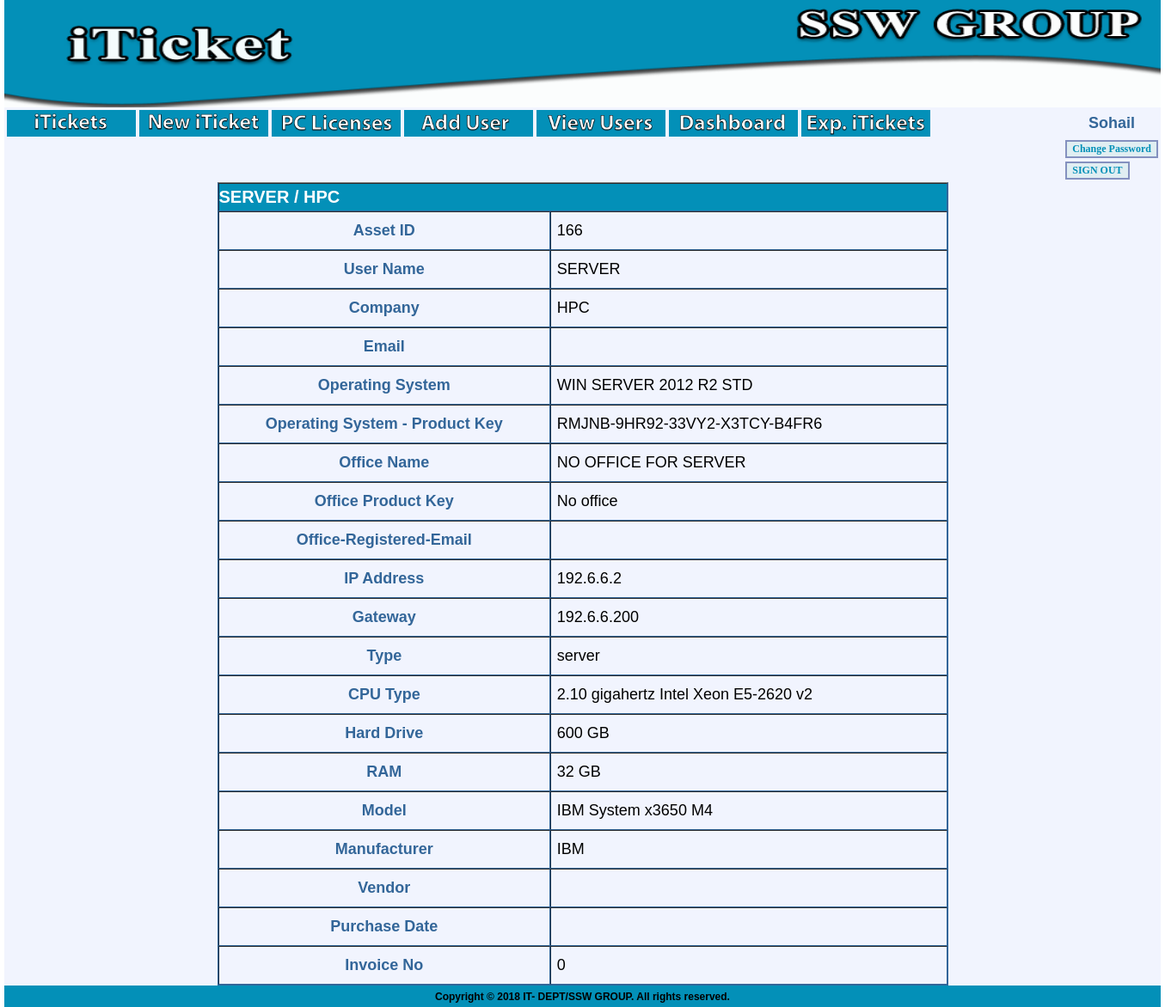
The app's page /viewpc.php?assetid=166 (signed in) with its own data.
### tables this page shows
CREATE TABLE IF NOT EXISTS `userinfo` (
  `Assetid` int(11) NOT NULL AUTO_INCREMENT,
  `CompanyName` varchar(100) DEFAULT NULL,
  `Dept` varchar(18) DEFAULT NULL,
  `Email` varchar(45) DEFAULT NULL,
  `Username` varchar(50) DEFAULT NULL,
  PRIMARY KEY (`Assetid`)
);

CREATE TABLE IF NOT EXISTS `pclicenses` (
  `Assetid` int(3) NOT NULL,
  `ComputerName` varchar(23) DEFAULT NULL,
  `Type` varchar(20) NOT NULL,
  `CPU_Type` varchar(44) DEFAULT NULL,
  `HardDrive` varchar(18) DEFAULT NULL,
  `Manufacturer` varchar(43) DEFAULT NULL,
  `Model` varchar(65) DEFAULT NULL,
  `DefaultPrinter` varchar(123) DEFAULT NULL,
  `gateway` varchar(15) DEFAULT NULL,
  `ipaddress` varchar(15) DEFAULT NULL,
  `RAM` varchar(14) DEFAULT NULL,
  `osname` varchar(65) DEFAULT NULL,
  `previousos` varchar(30) DEFAULT NULL,
  `oskey` varchar(37) DEFAULT NULL,
  `officename` varchar(44) DEFAULT NULL,
  `officekey` varchar(35) DEFAULT NULL,
  `soft1` varchar(35) DEFAULT NULL,
  `soft1key` varchar(40) DEFAULT NULL,
  `soft2` varchar(47) DEFAULT NULL,
  `soft2key` varchar(48) DEFAULT NULL,
  `soft3` varchar(32) DEFAULT NULL,
  `soft3key` varchar(29) DEFAULT NULL,
  `purchase_date` date DEFAULT NULL,
  `invoice_no` int(100) DEFAULT NULL,
  `vendor` varchar(200) NOT NULL,
  `offemail` varchar(100) NOT NULL,
  PRIMARY KEY (`Assetid`)
);

### viewpc.php (called while the page is built, shortened)
<?php
	include_once("common.php");
	$smarty = new Smarty;
	$db_main		=	new Database;
	$assetid = $_GET['assetid'];
	if($db_main->query("select u.Assetid,u.UserName,u.CompanyName,u.Dept,u.Email,p.ipaddress,p.gateway,p.ram,p.harddrive,p.model,p.manufacturer,p.type,p.cpu_type,p.osname,p.previousos,p.oskey,p.officename,p.officekey,p.soft1,p.purchase_date,p.invoice_no,p.offemail,p.vendor from userinfo u, pclicenses p where u.Assetid='$assetid' and p.Assetid='$assetid' ") && $db_main->rowCount() > 0)
			{
						$result = $db_main->fetchRow();
			}
	$smarty->assign("user_id", $user_id);
	$smarty->assign("assetid", $result['Assetid']);
	$smarty->assign("username", $result['UserName']);
	$smarty->assign("companyname", $result['CompanyName']);
	$smarty->assign("Dept", $result['Dept']);
	$smarty->assign("Email", $result['Email']);
	$smarty->assign("ipaddress", $result['ipaddress']);
	$smarty->assign("gateway", $result['gateway']);
	$smarty->assign("ram", $result['ram']);
	$smarty->assign("harddrive", $result['harddrive']);
	$smarty->assign("model", $result['model']);
	$smarty->assign("manufacturer", $result['manufacturer']);
	$smarty->assign("type", $result['type']);
	$smarty->assign("cpu_type", $result['cpu_type']);
	$smarty->assign("osname", $result['osname']);
	$smarty->assign("previousos", $result['previousos']);
	$smarty->assign("oskey", $result['oskey']);
	$smarty->assign("officename", $result['officename']);
	$smarty->assign("officekey", $result['officekey']);
	$smarty->assign("soft1", $result['soft1']);
	$smarty->assign("purchase_date", $purchase_date_format);
	$smarty->assign("invoice_no", $result['invoice_no']);
	$smarty->assign("offemail", $result['offemail']);
	$smarty->assign("vendor", $result['vendor']);
	$smarty->assign("display_name", $_SESSION['display_name']);
	$smarty->display("viewpc.html");
?>

### Database.php (called while the page is built, shortened)
<?php
	class Database
	{
		public $con;
		public function __construct()
		{
			$this->host = "it.assarain.com";
			$this->user = "sswgroup001_assarainit";
			$this->password = "SswIT2019!";
			$this->dbname = "sswgroup001_asset";
			$this->con = new mysqli($this->host, $this->user, $this->password, $this->dbname);
		}
		public function error()
		{
			return $this->con->error;
		}
		public function query($query)
		{
			$this->rs = $this->con->query($query);
			if(!$this->error())
				return true;
			return false;
		}
	}
?>

### templates_c/%%C5^C54^C54741C7%%viewpc.html.php (the view, shortened to what this page needs)
<!DOCTYPE html PUBLIC "-//W3C//DTD XHTML 1.0 Transitional//EN" "http://www.w3.org/TR/xhtml1/DTD/xhtml1-transitional.dtd">
<html xmlns="http://www.w3.org/1999/xhtml">
<head>
<link href="style.css" rel="stylesheet" type="text/css" />
</head>
<body>
<table width="1345"  align="center" cellpadding="0" cellspacing="0"  bgcolor="F1F4FE" >
  <tr>
    <td height="75" colspan="2">
    <img src="images/header.gif" width="1345" height="125" />
    </td>
    </tr>
            <tr>
           		<td>
                	<table>
                    	<tr>
           <td><a href="mainpage.php"><img src="images/itickets.gif" width="150" style="cursor:pointer"/></a></td>
           <td><a href="newiticket.php"><img src="images/new-iticket.gif" width="150" style="cursor:pointer"/></a></td>
           <td><a href="pclicenses.php"><img src="images/pclicenses.gif" width="150" style="cursor:pointer" /></a></td>
                    <td><a href="adduser.php"><img src="images/adduser.gif" width="150" style="cursor:pointer" /></a></td>
           <td><a href="viewusers.php"><img src="images/viewusers.gif" width="150" style="cursor:pointer" /></a></td>
           <td><a href="dashboard.php"><img src="images/dashboard.gif" width="150" style="cursor:pointer" /></a></td>
           <td width="100"><a href="export_iTicket.php"><img src="images/exp_iTickets.gif" width="150" style="cursor:pointer" /></a></td>
           <td width="100">&nbsp;</td>
           <td width="100">&nbsp;</td>
            <td width="100">&nbsp;</td>
           <td width="100">&nbsp;</td>
           <td width="100">&nbsp;</td>
           <td width="100">&nbsp;</td>
           <td width="100">&nbsp;</td>
           <td width="100" id="normal_text"><strong><font size=+1><?php echo $this->_tpl_vars['display_name']; ?>
</font></strong></td>
            </tr>
           <tr>
                   <td width="100">&nbsp;</td>
          		<td width="100">&nbsp;</td>
          	 	<td width="100">&nbsp;</td>
           		 <td width="100">&nbsp;</td>
           		<td width="100">&nbsp;</td>
                 <td width="100">&nbsp;</td>
           		<td width="100">&nbsp;</td>
                <td width="100">&nbsp;</td>
                 <td width="100">&nbsp;</td>
           		<td width="100">&nbsp;</td>
                <td width="100">&nbsp;</td>
                       		<td width="100">&nbsp;</td>
                <td width="100">&nbsp;</td>
                <td width="100">&nbsp;</td>
                <td width="75"><a href="changepass.php" style="cursor:pointer"><input type="button" class="button" value="Change Password"/></a></td>
            </tr>
            <tr>
            		<td width="100">&nbsp;</td>
                 <td width="100">&nbsp;</td>
           		<td width="100">&nbsp;</td>
                <td width="100">&nbsp;</td>
                 <td width="100">&nbsp;</td>
           		<td width="100">&nbsp;</td>
                <td width="100">&nbsp;</td>
                 <td width="100">&nbsp;</td>
           		<td width="100">&nbsp;</td>
                <td width="100">&nbsp;</td>
                <td width="100">&nbsp;</td>
                 <td width="100">&nbsp;</td>
                  <td width="100">&nbsp;</td>
                  <td width="100">&nbsp;</td>
                    <td width="100" colspan="5">
       					 <a href="index.php?val=o"><input type="button" value="SIGN OUT" name="out" id="out" class="button" style="cursor:pointer"/></a>
       				 </td>
            </tr>
             </table>
             </td>
           </tr>
  <tr>
    <td width="1345" bgcolor="F1F4FE"><form id="iticket" method="post" name="iticket" onsubmit="return validate()" action="newiticket.php" >
      <table width="850" height="766" border="1" cellpadding="0" cellspacing="0" align="center" class="tbl" >
        <tr>
          <td height="31" colspan="2" bgcolor="#0390B8" id="heading"><?php echo $this->_tpl_vars['username']; ?>
 / <?php echo $this->_tpl_vars['companyname']; ?>
</td>
        </tr>
        <tr>
          <td width="319" height="43" id="normal_text"><font size="+1"><strong>Asset ID</strong></font></td>
          <td width="381">&nbsp;&nbsp;<font size="+1"><?php echo $this->_tpl_vars['assetid']; ?>
</font>
          </td>
        </tr>
               <tr>
          <td width="319" height="43"  id="normal_text"><font size="+1"><strong>User Name</strong></font></td>
          <td width="381">&nbsp;&nbsp;<font size="+1"><?php echo $this->_tpl_vars['username']; ?>
</font>
          </td>
        </tr>
        <tr>
          <td width="319" height="43"  id="normal_text"><font size="+1"><strong>Company</strong></font></td>
          <td width="381">
			&nbsp;&nbsp;<font size="+1"><?php echo $this->_tpl_vars['companyname']; ?>
</font>
          </td>
        </tr>
         <tr>
          <td width="319" height="43"  id="normal_text"><font size="+1"><strong>Email</strong></font></td>
          <td width="381">&nbsp;&nbsp;</td>
        </tr>
         <tr>
          <td width="319" height="43"  id="normal_text"><font size="+1"><strong>Operating System</strong></font></td>
          <td width="381">&nbsp;&nbsp;<font size="+1"><?php echo $this->_tpl_vars['osname']; ?>
</font></td>
        </tr>
                 <tr>
          <td width="319" height="43"  id="normal_text"><font size="+1"><strong>Operating System - Product Key</strong></font></td>
          <td width="381">
          &nbsp;&nbsp;<font size="+1"><?php echo $this->_tpl_vars['oskey']; ?>
</font>
          </td>
        </tr>
        <tr>
          <td width="319" height="43"  id="normal_text"><font size="+1"><strong>Office Name</strong></font></td>
          <td width="381">&nbsp;&nbsp;<font size="+1"><?php echo $this->_tpl_vars['officename']; ?>
</font>
          </td>
                  <tr>
          <td width="319" height="43"  id="normal_text"><font size="+1"><strong>Office Product Key</strong></font></td>
          <td width="381">&nbsp;&nbsp;<font size="+1"><?php echo $this->_tpl_vars['officekey']; ?>
</font>
          </td>
          <tr>
          <td width="319" height="43"  id="normal_text"><font size="+1"><strong>Office-Registered-Email</strong></font></td>
          <td width="381">&nbsp;&nbsp;
          </td>
                  <tr>
          <td width="319" height="43"  id="normal_text"><font size="+1"><strong>IP Address</strong></font></td>
          <td width="381">&nbsp;&nbsp;<font size="+1"><?php echo $this->_tpl_vars['ipaddress']; ?>
</font>
          </td>
            <tr>
          <td width="319" height="43"  id="normal_text"><font size="+1"><strong>Gateway</strong></font></td>
          <td width="381">&nbsp;&nbsp;<font size="+1"><?php echo $this->_tpl_vars['gateway']; ?>
</font>
          </td>
             <tr>
          <td width="319" height="43"  id="normal_text"><font size="+1"><strong>Type</strong></font></td>
          <td width="381">&nbsp;&nbsp;<font size="+1"><?php echo $this->_tpl_vars['type']; ?>
</font>
          </td>
                  <tr>
          <td width="319" height="43"  id="normal_text"><font size="+1"><strong>CPU Type</strong></font></td>
          <td width="381">&nbsp;&nbsp;<font size="+1"><?php echo $this->_tpl_vars['cpu_type']; ?>
</font>
          </td>
                            <tr>
          <td width="319" height="43"  id="normal_text"><font size="+1"><strong>Hard Drive</strong></font></td>
          <td width="381">&nbsp;&nbsp;<font size="+1"><?php echo $this->_tpl_vars['harddrive']; ?>
</font>
          </td>
                                      <tr>
          <td width="319" height="43"  id="normal_text"><font size="+1"><strong>RAM</strong></font></td>
          <td width="381">&nbsp;&nbsp;<font size="+1"><?php echo $this->_tpl_vars['ram']; ?>
</font>
          </td>
             <tr>
          <td width="319" height="43"  id="normal_text"><font size="+1"><strong>Model</strong></font></td>
          <td width="381">&nbsp;&nbsp;<font size="+1"><?php echo $this->_tpl_vars['model']; ?>
</font>
          </td>
            <tr>
          <td width="319" height="43"  id="normal_text"><font size="+1"><strong>Manufacturer</strong></font></td>
          <td width="381">&nbsp;&nbsp;<font size="+1"><?php echo $this->_tpl_vars['manufacturer']; ?>
</font>
          </td>
           <tr>
          <td width="319" height="43"  id="normal_text"><font size="+1"><strong>Vendor</strong></font></td>
          <td width="381">&nbsp;&nbsp;
          </td>
            <tr>
          <td width="319" height="43"  id="normal_text"><font size="+1"><strong>Purchase Date</strong></font></td>
          <td width="381">&nbsp;&nbsp;
          </td>
           <tr>
          <td width="319" height="43"  id="normal_text"><font size="+1"><strong>Invoice No</strong></font></td>
          <td width="381">&nbsp;&nbsp;<font size="+1"><?php echo $this->_tpl_vars['invoice_no']; ?>
</font>
          </td>
        </tr>
      </table>
    </form></td>
  </tr>
    <th colspan="3" bgcolor="#0390B8" height="25">Copyright © 2018 IT- DEPT/SSW GROUP. All rights reserved.</th>
</table>
</body>
</html>

### style.css (style rules this page uses)
body { margin: 0px; font-size: 12px; font-family: Arial, Helvetica, sans-serif; background:#FFF; height: 100%; }
.tbl { border-left: 1px solid #336699; border-right: 1px solid #336699; border-bottom: 1px solid #336699; background-color: #F1F4FE; }
#heading { color:#FFFFFF; font-weight: bold; font-size:20px; text-align: left; }
#normal_text { font-size: 12px; color:#336699; text-align: center; }
.button { height: 21px; border: 2px solid #8491bf; font-family: Tahoma; color: #0390B8; font-size: 12px; font-weight: bold; background-color: #e0eef2; text-decoration: none; }

### records on screen
userinfo: Username "SERVER", CompanyName "HPC", Assetid "166", pclicenses.osname "WIN SERVER 2012 R2 STD", pclicenses.oskey "RMJNB-9HR92-33VY2-X3TCY-B4FR6", pclicenses.officename "NO OFFICE FOR SERVER", pclicenses.officekey "No office", pclicenses.ipaddress "192.6.6.2", pclicenses.gateway "192.6.6.200", pclicenses.Type "server", pclicenses.CPU_Type "2.10 gigahertz Intel Xeon E5-2620 v2", pclicenses.HardDrive "600 GB", pclicenses.RAM "32 GB", pclicenses.Model "IBM System x3650 M4", pclicenses.Manufacturer "IBM", pclicenses.invoice_no "0"

### other values on screen
$this->_tpl_vars['display_name'] "Sohail"
